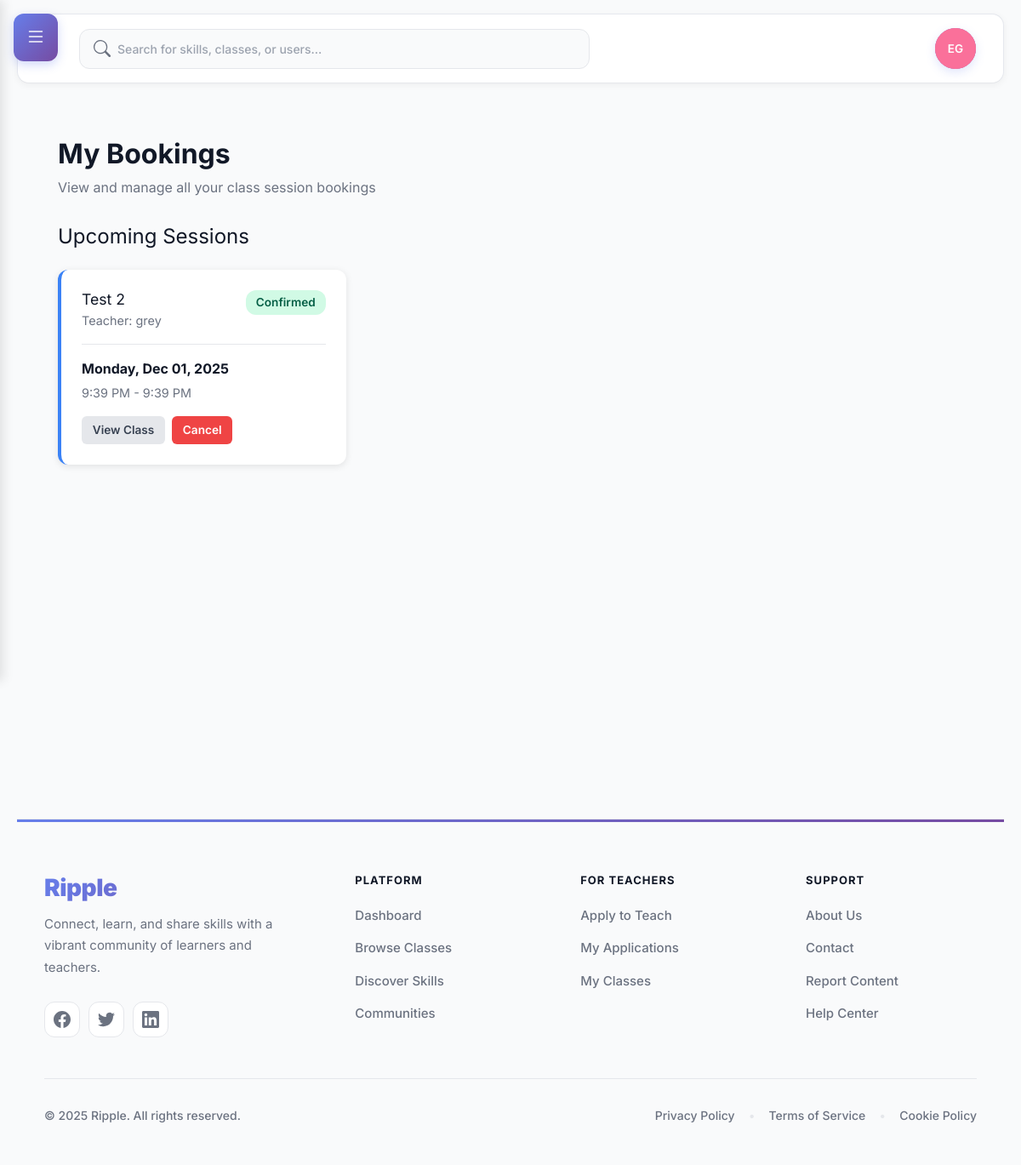
/classes/my-bookings/ (signed in), run on the app's committed database.
### skills/models.py (models this page shows, shortened)
class ClassBooking(models.Model):
    CONFIRMED = 'confirmed'
    PENDING = 'pending'
    CANCELLED = 'cancelled'
    COMPLETED = 'completed'
    NO_SHOW = 'no_show'
    STATUS_CHOICES = [
        (CONFIRMED, 'Confirmed'),
        (PENDING, 'Pending'),
        (CANCELLED, 'Cancelled'),
        (COMPLETED, 'Completed'),
        (NO_SHOW, 'No Show'),
    ]
    time_slot = models.ForeignKey(ClassTimeSlot, on_delete=models.CASCADE, related_name='bookings')
    student = models.ForeignKey(settings.AUTH_USER_MODEL, on_delete=models.CASCADE, related_name='class_bookings')
    enrollment = models.ForeignKey(
        ClassEnrollment,
        on_delete=models.CASCADE,
        related_name='bookings',
        help_text='The enrollment that grants access to this booking'
    )
    status = models.CharField(max_length=20, choices=STATUS_CHOICES, default=PENDING)
    notes = models.TextField(blank=True, help_text='Student notes or special requests')
    teacher_notes = models.TextField(blank=True, help_text='Teacher notes (private)')
    created_at = models.DateTimeField(auto_now_add=True)
    updated_at = models.DateTimeField(auto_now=True)
    cancelled_at = models.DateTimeField(blank=True, null=True)
    class Meta:
        ordering = ['time_slot__start_time']
        unique_together = ('time_slot', 'student')
        indexes = [
            models.Index(fields=['student', 'status']),
            models.Index(fields=['time_slot', 'status']),
        ]
    def can_be_cancelled(self):
        from django.utils import timezone
        return (
            self.status in [self.CONFIRMED, self.PENDING] and
            self.time_slot.start_time > timezone.now()
        )

class ClassTimeSlot(models.Model):
    teaching_class = models.ForeignKey(TeachingClass, on_delete=models.CASCADE, related_name='time_slots')
    start_time = models.DateTimeField(help_text='When this time slot starts')
    end_time = models.DateTimeField(help_text='When this time slot ends')
    max_students = models.PositiveIntegerField(default=1, help_text='Maximum number of students for this slot')
    is_recurring = models.BooleanField(default=False, help_text='Is this a recurring slot?')
    recurrence_pattern = models.CharField(
        max_length=50,
        blank=True,
        help_text='e.g., "weekly", "daily", "MWF" for recurring slots'
    )
    notes = models.TextField(blank=True, help_text='Additional notes about this time slot')
    is_active = models.BooleanField(default=True, help_text='Is this slot currently available?')
    created_at = models.DateTimeField(auto_now_add=True)
    updated_at = models.DateTimeField(auto_now=True)
    class Meta:
        ordering = ['start_time']
        indexes = [
            models.Index(fields=['teaching_class', 'start_time']),
            models.Index(fields=['start_time', 'is_active']),
        ]

class TeachingClass(models.Model):
    BEGINNER = 'beginner'
    INTERMEDIATE = 'intermediate'
    ADVANCED = 'advanced'
    DIFFICULTY_CHOICES = [
        (BEGINNER, 'Beginner'),
        (INTERMEDIATE, 'Intermediate'),
        (ADVANCED, 'Advanced'),
    ]
    title = models.CharField(max_length=200)
    slug = models.SlugField(max_length=220, unique=True)
    short_description = models.CharField(max_length=300, blank=True)
    full_description = models.TextField(blank=True)
    difficulty = models.CharField(max_length=20, choices=DIFFICULTY_CHOICES, default=BEGINNER)
    duration_minutes = models.PositiveIntegerField(default=0)
    price_cents = models.PositiveIntegerField(default=0, help_text='Price in cents (e.g., 1999 = $19.99)')
    is_tradeable = models.BooleanField(default=False)
    trade_notes = models.CharField(max_length=200, blank=True)
    intro_video = models.FileField(upload_to='class_intros/', blank=True, null=True)
    thumbnail = models.ImageField(upload_to='class_thumbs/', blank=True, null=True)
    is_published = models.BooleanField(default=True)
    avg_rating = models.DecimalField(max_digits=3, decimal_places=2, default=0)
    reviews_count = models.PositiveIntegerField(default=0)
    created_at = models.DateTimeField(auto_now_add=True)
    updated_at = models.DateTimeField(auto_now=True)
    teacher = models.ForeignKey(settings.AUTH_USER_MODEL, on_delete=models.CASCADE, related_name='teaching_classes')
    class Meta:
        ordering = ['-created_at']

### skills/views.py (the view)
# urls.py: path("my-bookings/", views.my_bookings, name="my_bookings"),
@login_required
def my_bookings(request):
    bookings = ClassBooking.objects.filter(
        student=request.user
    ).select_related('time_slot', 'time_slot__teaching_class', 'enrollment').order_by('time_slot__start_time')
    upcoming = bookings.filter(
        time_slot__start_time__gte=timezone.now(),
        status__in=[ClassBooking.CONFIRMED, ClassBooking.PENDING]
    )
    past = bookings.filter(
        time_slot__start_time__lt=timezone.now()
    ) | bookings.filter(status=ClassBooking.COMPLETED)
    cancelled = bookings.filter(status=ClassBooking.CANCELLED)
    context = {
        'upcoming_bookings': upcoming,
        'past_bookings': past,
        'cancelled_bookings': cancelled,
    }
    return render(request, 'skills/my_bookings.html', context)

### skills/templatetags/skills_tags.py (called while the page is built)
@register.simple_tag(takes_context=True)
def pending_trade_offers_count(context):
    request = context.get('request')
    if not request or not request.user.is_authenticated:
        return 0
    return ClassTradeOffer.objects.filter(
        receiver=request.user,
        status=ClassTradeOffer.PENDING
    ).count()

### users/context_processors.py (called while the page is built)
def recaptcha_site_key(request):
    return {
        'RECAPTCHA_SITE_KEY': getattr(settings, 'RECAPTCHA_SITE_KEY', '')
    }

def unread_messages_count(request):
    unread_count = 0
    if request.user.is_authenticated:
        from chat.models import MessageStatus
        unread_count = MessageStatus.objects.filter(
            user=request.user,
            is_read=False
        ).exclude(
            message__sender=request.user
        ).count()
    return {
        'unread_messages_count': unread_count
    }

### users/templatetags/user_tags.py (called while the page is built)
def get_avatar_color(user):
    hash_value = int(hashlib.md5(user.username.encode()).hexdigest(), 16)
    color_index = hash_value % len(AVATAR_COLORS)
    return AVATAR_COLORS[color_index]

@register.inclusion_tag('users/user_avatar.html', takes_context=False)
def user_avatar(user, size='medium', css_class=''):
    has_avatar = user.profile.avatar if hasattr(user, 'profile') else False
    first_name = user.first_name or ''
    last_name = user.last_name or ''
    if first_name and last_name:
        initials = f"{first_name[0]}{last_name[0]}".upper()
    elif first_name:
        initials = first_name[0].upper()
    elif last_name:
        initials = last_name[0].upper()
    else:
        initials = user.username[0].upper() if user.username else '?'
    avatar_color = get_avatar_color(user)
    return {
        'user': user,
        'has_avatar': has_avatar,
        'avatar_url': user.profile.avatar.url if has_avatar else None,
        'initials': initials,
        'avatar_color': avatar_color,
        'size': size,
        'css_class': css_class,
    }

### skills/templates/skills/my_bookings.html (shortened to what this page needs)
{% extends 'base.html' %}
{% block content %}
<div class="bookings-container">
    <div class="page-header">
        <h1>My Bookings</h1>
        <p class="subtitle">View and manage all your class session bookings</p>
    </div>
    {% if upcoming_bookings %}
    <div class="bookings-section">
        <h2>Upcoming Sessions</h2>
        <div class="bookings-grid">
            {% for booking in upcoming_bookings %}
            <div class="booking-card upcoming">
                <div class="booking-header">
                    <div class="booking-class">
                        <h3>{{ booking.time_slot.teaching_class.title }}</h3>
                        <p class="teacher-name">Teacher: {{ booking.time_slot.teaching_class.teacher.username }}</p>
                    </div>
                    <div class="booking-status status-{{ booking.status }}">
                        {{ booking.get_status_display }}
                    </div>
                </div>
                <div class="booking-time">
                    <strong>{{ booking.time_slot.start_time|date:"l, M d, Y" }}</strong>
                    <span>{{ booking.time_slot.start_time|time:"g:i A" }} - {{ booking.time_slot.end_time|time:"g:i A" }}</span>
                </div>
                <div class="booking-actions">
                    <a href="{% url 'skills:class_detail' booking.time_slot.teaching_class.slug %}" class="btn btn-secondary btn-sm">View Class</a>
                    {% if booking.can_be_cancelled %}
                    <form method="post" action="{% url 'skills:cancel_booking' booking.id %}" style="display: inline;">
                        <button type="submit" class="btn btn-danger btn-sm" onclick="return confirm('Cancel this booking?');">Cancel</button>
                    </form>
                    {% endif %}
                </div>
            </div>
            {% endfor %}
        </div>
    </div>
    {% endif %}
</div>
{% endblock %}

### static/css/main.css (style rules this page uses)
:root { --bg:#f6f7f9;--card:#f0f1f3;--sidebar:#233455;--sidebarText:#e6ecf5;--text:#121417;--muted:#8b93a1;--brand:#4a67ff }
* { box-sizing:border-box }
html,body { margin:0;padding:0;font-family:Inter,system-ui,-apple-system,Segoe UI,Roboto,Arial,sans-serif;color:var(--text);background:var(--bg) }

### templates/base.html (style rules this page uses)
:root { --sidebar-width: 280px; --collision-breakpoint: 1200px; --brand: #667eea; --brand-hover: #5a77ff; --brand-gradient: linear-gradient(135deg, #667eea 0%, #764ba2 100%); --text: #111827; --text-light: #6b7280; --card: #ffffff; --background: #f9fafb; --border: #e5e7eb; --sidebar-bg: #1f2937; --sidebar-hover: #374151; }
* { font-family: 'Inter', -apple-system, BlinkMacSystemFont, sans-serif; -webkit-font-smoothing: antialiased; -moz-osx-font-smoothing: grayscale; }
body { background: var(--background); }

### skills/templates/skills/my_bookings.html (style rules this page uses)
.bookings-container { max-width: 1200px; margin: 0 auto; padding: 2rem 1rem; min-height: calc(100vh - 120px); padding-bottom: 100px; }
.page-header { margin-bottom: 2rem; }
.page-header h1 { font-size: 2rem; font-weight: 700; margin-bottom: 0.5rem; }
.subtitle { color: #6b7280; }
.bookings-section { margin-bottom: 3rem; }
.bookings-section h2 { font-size: 1.5rem; margin-bottom: 1.5rem; }
.bookings-grid { display: grid; grid-template-columns: repeat(auto-fill, minmax(300px, 1fr)); gap: 1.5rem; }
.booking-card { background: white; border-radius: 12px; padding: 1.5rem; box-shadow: 0 2px 8px rgba(0, 0, 0, 0.1); border-left: 4px solid #3b82f6; }
.booking-header { display: flex; justify-content: space-between; align-items: start; margin-bottom: 1rem; padding-bottom: 1rem; border-bottom: 1px solid #e5e7eb; }
.booking-class h3 { margin: 0 0 0.25rem 0; font-size: 1.1rem; }
.teacher-name { margin: 0; font-size: 0.9rem; color: #6b7280; }
.booking-status { padding: 0.25rem 0.75rem; border-radius: 12px; font-size: 0.85rem; font-weight: 600; white-space: nowrap; }
.booking-status.status-confirmed { background: #d1fae5; color: #065f46; }
.booking-time { margin-bottom: 1rem; }
.booking-time strong { display: block; font-size: 1rem; margin-bottom: 0.25rem; }
.booking-time span { color: #6b7280; font-size: 0.9rem; }
.booking-actions { display: flex; gap: 0.5rem; flex-wrap: wrap; }
.btn { padding: 0.5rem 1rem; border: none; border-radius: 6px; font-weight: 600; cursor: pointer; transition: all 0.2s; text-decoration: none; display: inline-block; font-size: 0.9rem; }
.btn-secondary { background: #e5e7eb; color: #374151; }
.btn-danger { background: #ef4444; color: white; }
.btn-sm { padding: 0.4rem 0.8rem; font-size: 0.85rem; }

### data on the page
ClassBooking: time_slot.teaching_class "Test 2", time_slot.teaching_class.teacher.username "grey", status "Confirmed", time_slot.start_time "Monday, Dec 01, 2025", time_slot.start_time "9:39 PM", time_slot.end_time "9:39 PM", shows "Cancel"

### other printed values
{{ initials }} "EG"
